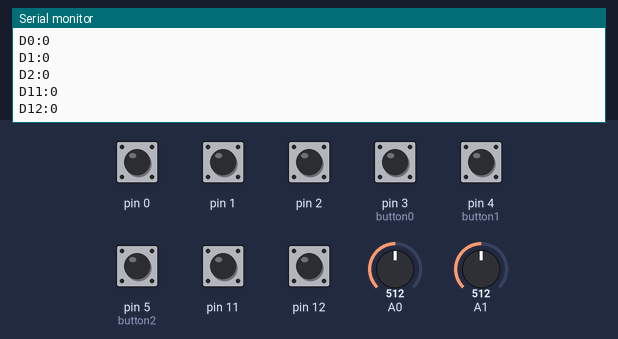
Simulated run of this sketch. Board: Teensy 4. Shown: the last lines printed to the serial monitor. Inputs (shaded band) come from the test bench; at power-on: pin 0–2, pin 3 (button0), pin 4 (button1), pin 5 (button2), pin 11, pin 12 HIGH, A0 = 512, A1 = 512.

Above: at 1.2 s.
1.3 s: pin 11 pulled LOW for 1 s
At 1.71 s:
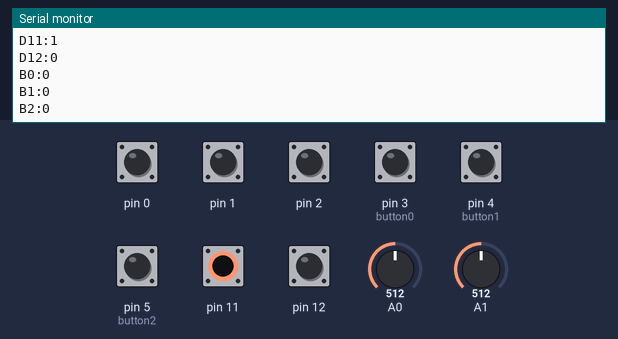
3.8 s: A0 set to 716
At 3.93 s:
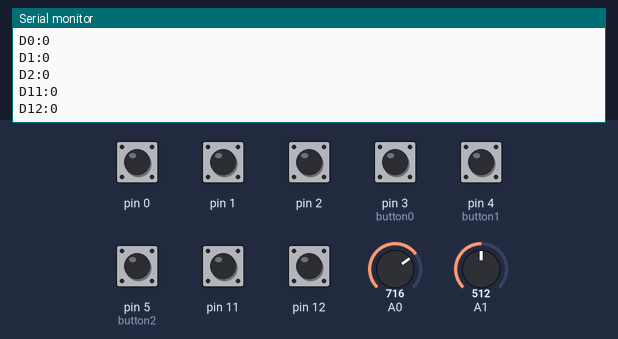
5.3 s: A1 set to 716
6.8 s: pin 0 pulled LOW for 1 s
9.3 s: pin 1 pulled LOW for 1 s
11.8 s: pin 2 pulled LOW for 1 s
Timing chart, 0 to 14.8 s (numbered marks = the images above; inputs shaded):
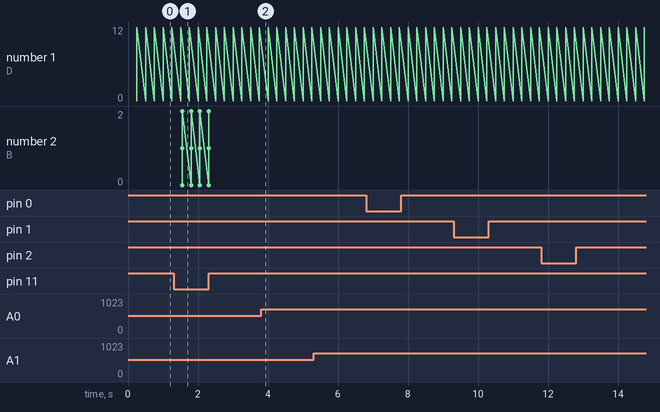

Measured:
- after the input at 1.3 s, the serial monitor: prints a new line after 0.20 s (image 1)

The sketch:

MagicBox.ino
```cpp
#include <Bounce.h>

Bounce button0 = Bounce(3, 10);
Bounce button1 = Bounce(4, 10);
Bounce button2 = Bounce(5, 10);
IntervalTimer sendDataSerialTimer;
IntervalTimer sendButtons;

void setup()
{
  pinMode(0, INPUT_PULLUP);
  pinMode(1, INPUT_PULLUP);
  pinMode(2, INPUT_PULLUP);
  pinMode(3, INPUT_PULLUP);
  pinMode(4, INPUT_PULLUP);
  pinMode(5, INPUT_PULLUP);
  pinMode(11, INPUT_PULLUP);
  pinMode(12, INPUT_PULLUP);

  Serial.begin(38400);
  sendDataSerialTimer.begin(sendDataSerial, 250000);
}
  int aval0;
  int aval1;
  int dval0;
  int dval1;
  int dval2;
  int dval11;
  int dval12;


void sendDataSerial(){
  Serial.print("A0:");
  Serial.println(aval0);

  Serial.print("A1:");
  Serial.println(aval1);

  Serial.print("D0:");
  Serial.println(!dval0);

  Serial.print("D1:");
  Serial.println(!dval1);

  Serial.print("D2:");
  Serial.println(!dval2);

  Serial.print("D11:");
  Serial.println(!dval11);

  Serial.print("D12:");
  Serial.println(!dval12);

}

void media_buttons(){
  if (button0.risingEdge()) {
    Keyboard.press(KEY_MEDIA_NEXT_TRACK);
    Keyboard.release(KEY_MEDIA_NEXT_TRACK);
  }
  if (button1.risingEdge()) {
    Keyboard.press(KEY_MEDIA_PLAY_PAUSE);
    Keyboard.release(KEY_MEDIA_PLAY_PAUSE);
  }
  if (button2.risingEdge()) {
    Keyboard.press(KEY_MEDIA_PREV_TRACK);
    Keyboard.release(KEY_MEDIA_PREV_TRACK);
  }
}

void sendKeyStrokes(){
  Serial.print("B0:");
  Serial.println(!digitalRead(3));
  Serial.print("B1:");
  Serial.println(!digitalRead(4));
  Serial.print("B2:");
  Serial.println(!digitalRead(5));

}

void updateData(){
  button0.update();
  button1.update();
  button2.update();
  aval0 = analogRead(0);
  aval1 = analogRead(1);
  dval0 = digitalRead(0);
  dval1 = digitalRead(1);
  dval2 = digitalRead(2);
  dval11 = digitalRead(11);
  dval12 = digitalRead(12);
}

bool sending_buttons = false;
void loop()
{
  updateData();
  if (dval11){
    media_buttons();
    if (sending_buttons){
      sending_buttons = false;
      sendButtons.end();
    }
  } else {
    if (!sending_buttons){
      sending_buttons = true;
      sendButtons.begin(sendKeyStrokes, 250000);
    }
  }
}
```
